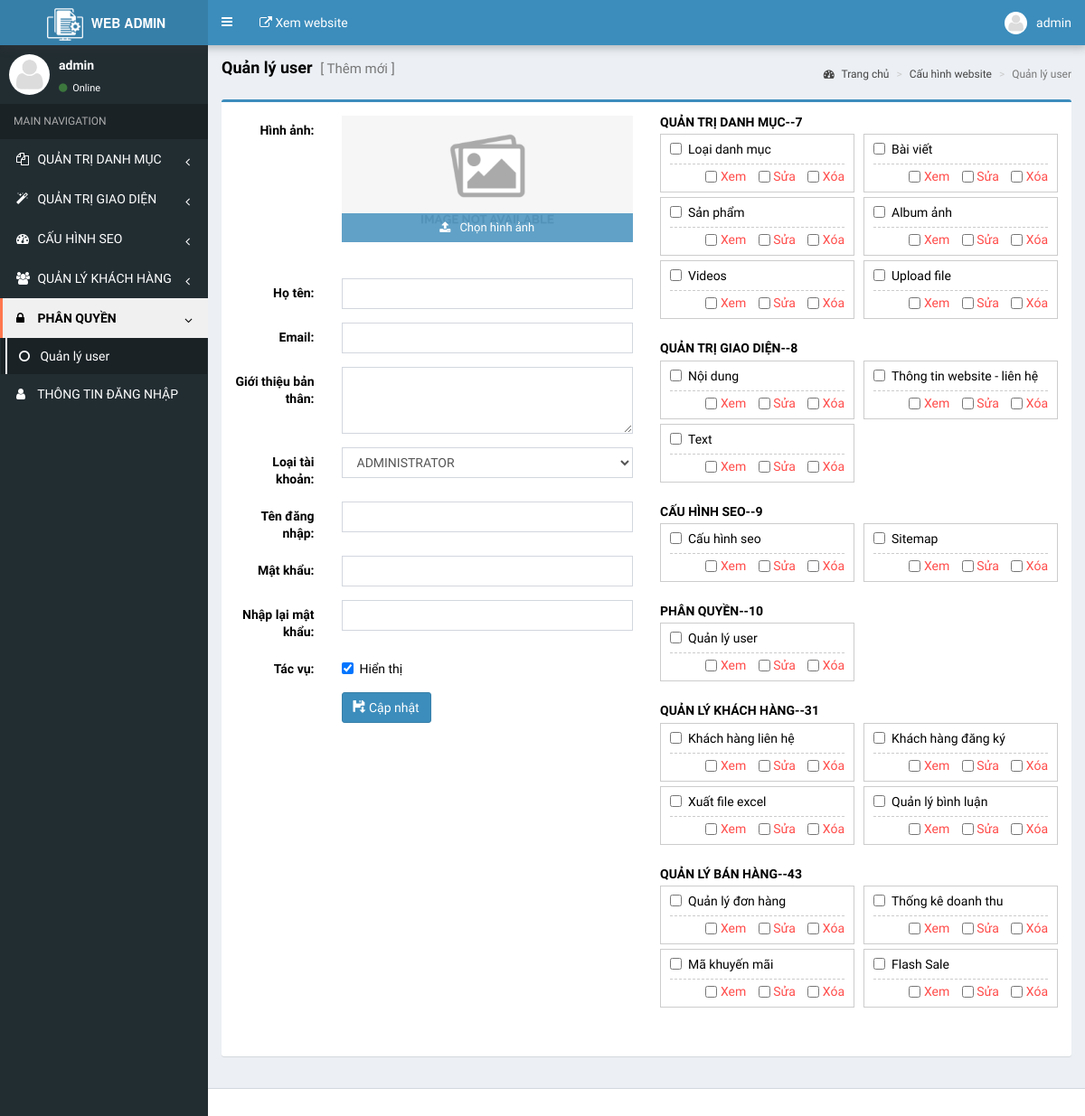
Screenshot of /admin/index.php?p=ql-user&a=add (signed in) with the database file from the repository.
### tables this page shows
CREATE TABLE IF NOT EXISTS `db_module_admin` (
  `id` int(11) NOT NULL AUTO_INCREMENT,
  `parent` int(11) NOT NULL,
  `name` varchar(255) NOT NULL,
  `alias` varchar(100) NOT NULL,
  `so_thu_tu` int(11) NOT NULL,
  `hien_thi` int(11) NOT NULL,
  PRIMARY KEY (`id`)
);

### admin/templates/ql-user/them_tpl.php (the view, shortened to what the rows shown need)
<div class="content-wrapper">
    <section class="content-header">
      <h1>
        Quản lý user <small>[ <?=$_GET['a']=='add'?'Thêm mới':'Sửa'?> ]</small>
      </h1>
    </section>
    <section class="content">
        <div class="box box-primary">
            <div class="box-body">
                <form name="frm" method="post"  class=" form-horizontal" action="index.php?p=ql-user&a=save&id=<?=@$_REQUEST['id']?>&page=<?=@$_REQUEST['page']?>" enctype="multipart/form-data">
                    <div class="row">
                        <?php
                        $permission_group = $d -> o_fet("select * from #_module_admin where parent = 0 order by id ASC");
                        ?>
                        <div class="col-sm-6">
                            <div >
                                <div class="row m-5">
                                    <?php foreach ($permission_group as $key => $value) {
                                        $permission = $d -> o_fet("select * from #_module_admin where parent = ".$value['id']." order by id ASC");
                                    ?>
                                    <div class="col-sm-12 p5 col-text">
                                        <h3 style="font-size: 14px;text-transform: uppercase;font-weight: 600;margin-top: 0px;margin-bottom: 5px;"><?=$value['name'].'--'.$value['id']?></h3>
                                        <div class="box-per">
                                            <div class="row m-5">
                                                <?php foreach ($permission as $key2 => $value2) {
                                                ?>
                                                <?php if( count($permission_usrt2)>0 or $_SESSION['quyen']==4){ ?>
                                                <div class="col-sm-6 p5">
                                                    <div class="item-per">
                                                        <div class="checkbox">
                                                            <label>
                                                                <input <?=  count($permission_usrt)>0?'checked':''?> value="<?=$value2['id']?>" name="permission[]" type="checkbox"> <?=$value2['name']?>
                                                            </label>
                                                        </div>
                                                        <div class="list-action">
                                                            <?php if (strlen(strstr($permission_usrt2['action'], '1')) > 0 or $_SESSION['quyen']==4) {?>
                                                            <label>
                                                                <input <?php if (strlen(strstr($permission_usrt['action'], '1')) > 0) {echo "checked";} ?>  name="action_<?=$value2['id']?>[]" value="1" type="checkbox"> <span>Xem</span>
                                                            </label>
                                                            <?php }?>
                                                            <?php if (strlen(strstr($permission_usrt2['action'], '2')) > 0 or $_SESSION['quyen']==4) {?>
                                                            <label>
                                                                <input <?php if (strlen(strstr($permission_usrt['action'], '2')) > 0) {echo "checked";} ?>  name="action_<?=$value2['id']?>[]" value="2" type="checkbox"> <span>Sửa</span>
                                                            </label>
                                                            <?php } ?>
                                                            <?php if(strlen(strstr($permission_usrt2['action'], '3')) > 0 or $_SESSION['quyen']==4){ ?>
                                                            <label>
                                                                <input <?php if (strlen(strstr($permission_usrt['action'], '3')) > 0) {echo "checked";} ?>  name="action_<?=$value2['id']?>[]" value="3" type="checkbox"> <span>Xóa</span>
                                                            </label>
                                                            <?php }?>
                                                        </div>
                                                    </div>
                                                </div>
                                                <?php }?>
                                                <?php } ?>
                                            </div>
                                        </div>
                                    </div>
                                    <?php } ?>
                                </div>
                            </div>
                        </div>
                    </div>
                </form>
            </div>
        </div>
    </section>
</div>

### admin/templates/sidebar_tpl.php (shortened to what the rows shown need)
<?php
$nav = $d->o_fet("select * from #_module_admin where parent = '0' and hien_thi = 1  order by so_thu_tu ASC");
?>
<aside class="main-sidebar">
    <section class="sidebar">
        <ul class="sidebar-menu" data-widget="tree">
            <?php
            foreach ($nav as $key => $value) {
                $item0 = $d->o_fet("select * from #_module_admin where parent = '" . $value['id'] . "' and hien_thi = 1 order by so_thu_tu ASC");
                $list_id        =   ',';
                $list_alias     =   ',';
                foreach ($item0 as $key2 => $value2) {
                    $list_id    .=  $value2['id'] . ',';
                    $list_alias .=  $value2['alias'] . ',';
                }
            ?>
                <?php if ($d->checkPermission($_SESSION['id_user'], trim($list_id, ',')) == 1) { ?>
                    <li class="treeview <?php if (strpos($list_alias, ',' . $_GET['p'] . ',') !== false) { ?> active<?php } ?>">
                        <a href="#">
                            <i class="fa <?= $value['alias'] ?>"></i>
                            <span><?= $value['name'] ?></span>
                            <span class="pull-right-container">
                                <i class="fa fa-angle-left pull-right"></i>
                            </span>
                        </a>
                        <ul class="treeview-menu" <?php if (strpos($list_alias, ',' . $_GET['p'] . ',') !== false) { ?> style="display: block" <?php } ?>>
                            <?php foreach ($item0 as $key2 => $value2) { ?>
                                <?php if ($d->checkPermission($_SESSION['id_user'], $value2['id']) == 1) { ?>
                                    <li <?php if ($_GET['p'] == $value2['alias']) { ?>class="active" <?php } ?>>
                                        <a href="index.php?p=<?= $value2['alias'] ?>&a=man"><i class="fa fa-circle-o"></i> <?= $value2['name'] ?>
                                        </a>
                                    </li>
                                <?php } ?>
                            <?php } ?>
                        </ul>
                    </li>
                <?php } ?>
            <?php } ?>
        </ul>
    </section>
</aside>

### rows the page displays
db_module_admin: name "QUẢN TRỊ DANH MỤC", id "7"
db_module_admin: name "QUẢN TRỊ GIAO DIỆN", id "8"
db_module_admin: name "CẤU HÌNH SEO", id "9"
db_module_admin: name "QUẢN LÝ KHÁCH HÀNG", id "31"
db_module_admin: name "PHÂN QUYỀN", id "10"
db_module_admin: name "Quản lý user"
db_module_admin: name "Loại danh mục"
db_module_admin: name "Bài viết"
db_module_admin: name "Sản phẩm"
db_module_admin: name "Album ảnh"
db_module_admin: name "Videos"
db_module_admin: name "Upload file"
db_module_admin: name "Nội dung"
db_module_admin: name "Thông tin website - liên hệ"
db_module_admin: name "Text"
db_module_admin: name "Cấu hình seo"
db_module_admin: name "Sitemap"
db_module_admin: name "Khách hàng liên hệ"
db_module_admin: name "Khách hàng đăng ký"
db_module_admin: name "Xuất file excel"
db_module_admin: name "Quản lý bình luận"
db_module_admin: name "QUẢN LÝ BÁN HÀNG", id "43"
db_module_admin: name "Quản lý đơn hàng"
db_module_admin: name "Thống kê doanh thu"
db_module_admin: name "Mã khuyến mãi"
db_module_admin: name "Flash Sale"

### other values shown
$_SESSION['name'] "admin"
form field quyen_han "ADMINISTRATOR"
